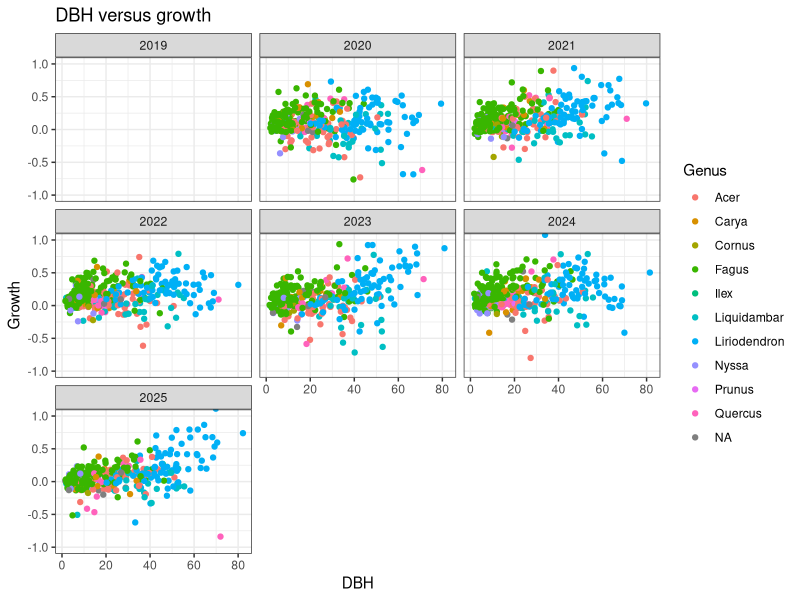
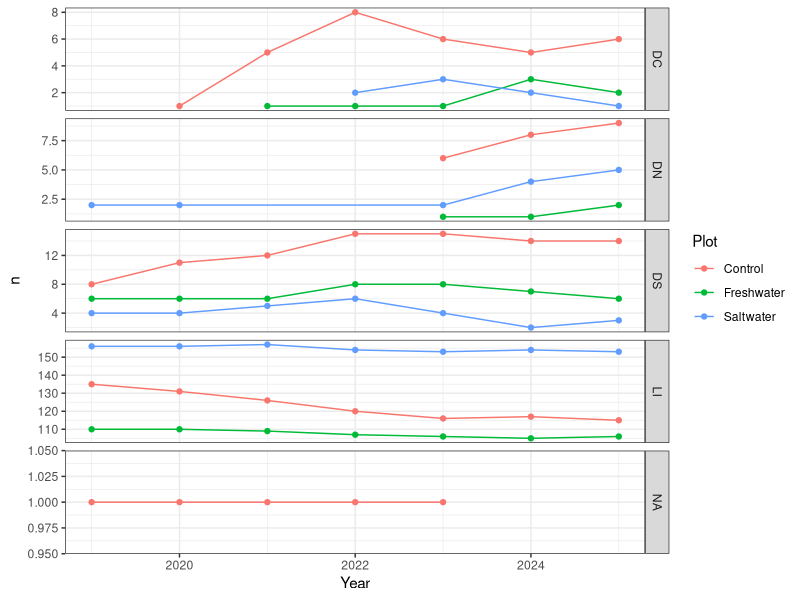
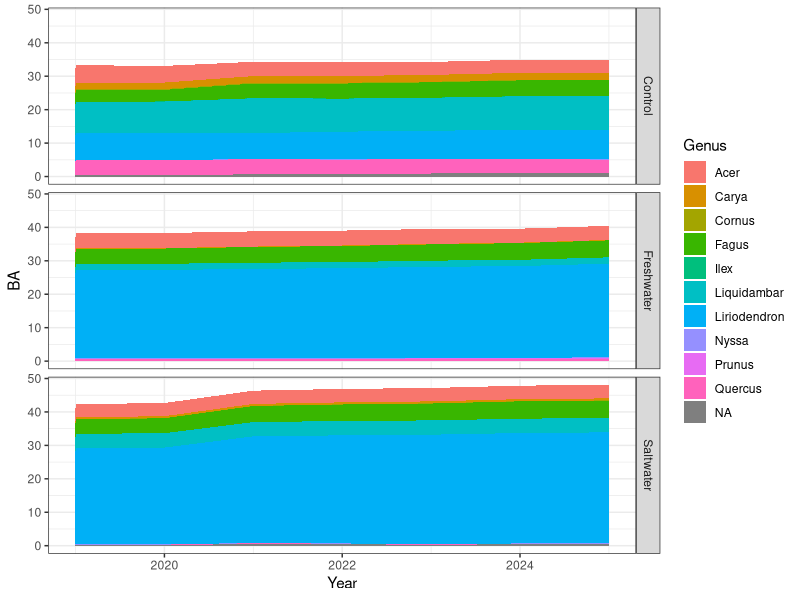
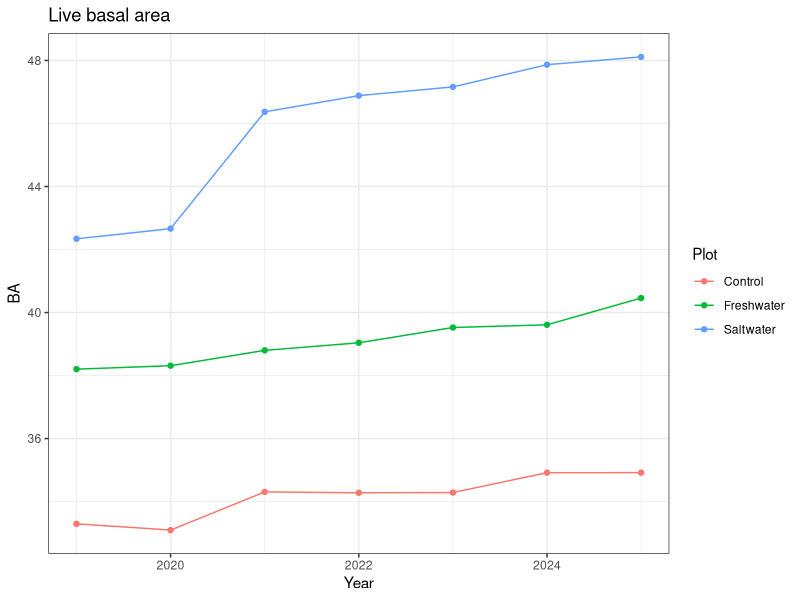
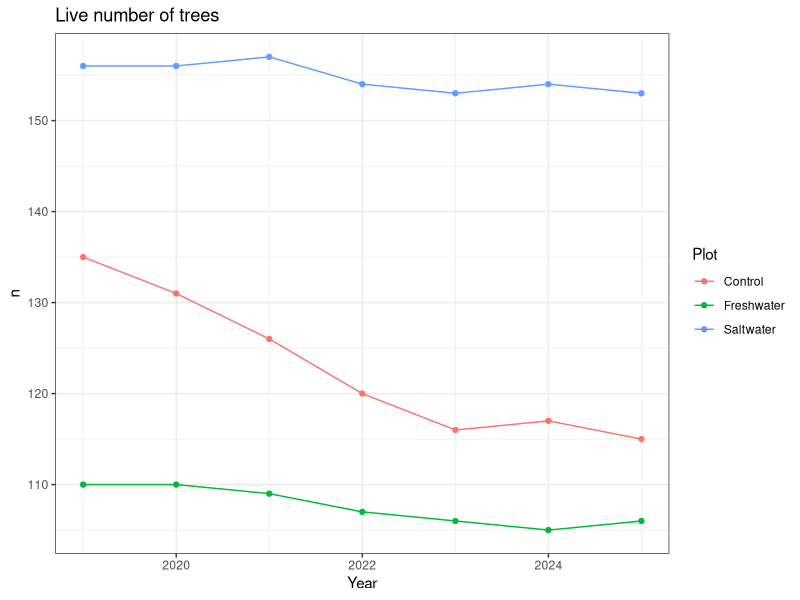

The R source for these figures, in order:
## ---- chunk 1
knitr::opts_chunk$set(echo = TRUE)

# QA/QC and summarize the TEMPEST inventory data
# BBL March 22022

library(readr)
library(dplyr)
library(tidyr)
library(ggplot2)
theme_set(theme_bw())
## ---- chunk 2
inv <- read_csv("../Data/tree_inventory/inventory.csv",
                col_types = cols(
                    Plot = col_character(),
                    Section = col_character(),
                    Tag = col_double(),
                    Grid = col_character(),
                    DBH_2019 = col_double(),
                    Date_2019 = col_date(format = ""),
                    Species_code = col_character(),
                    Status_2019 = col_character(),
                    DBH_2020 = col_double(),
                    Date_2020 = col_date(format = ""),
                    Status_2020 = col_character(),
                    Date_2021 = col_date(format = ""),
                    DBH_2021 = col_double(),
                    Status_2021 = col_character(),
                    Date_2022 = col_date(format = ""),
                    DBH_2022 = col_double(),
                    Status_2022 = col_character(),
                    Date_2023 = col_date(format = ""),
                    DBH_2023 = col_double(),
                    Status_2023 = col_character(),
                    Date_2024 = col_date(format = ""),
                    DBH_2024 = col_double(),
                    Status_2024 = col_character(),
                    Date_2025 = col_date(format = ""),
                    DBH_2025 = col_double(),
                    Status_2025 = col_character(),
                    In_Plot = col_logical(),
                    Notes = col_character(),
                    JS_codes = col_character()
                )
)
                
genera <- read_csv("../Data/tree_inventory/species-genera.csv", 
                   col_types = "cc")

# There are some trees in our records that aren't in the plot, because of plot
# relocation several years ago. Remove them
inv <- filter(inv, In_Plot)

# Compute growth
# Growth_{year} is the difference between DBH_{year} and DBH_{year-1}
# It may be negative, because of inaccuracies in hand measurement of DBH
# Also flag resurrection and zombie trees
cn <- colnames(inv)
cn <- cn[grep("DBH_[0-9]{4}$", cn)]
years <- as.integer(gsub("DBH_", "", cn))
for(yr in years[-1]) {
    inv[[paste0("Growth_", yr)]] <- inv[[paste0("DBH_", yr)]] - inv[[paste0("DBH_", yr-1)]]
    inv[[paste0("Resurrect_", yr)]] <- inv[[paste0("Status_", yr)]] == "LI" &
        inv[[paste0("Status_", yr-1)]] %in% c("DS", "DC")
    inv[[paste0("Zombie_", yr)]] <- inv[[paste0("Status_", yr)]] == "DS" &
        inv[[paste0("Status_", yr-1)]] == c("DC")}

# The inventory file is 'wide'; we want it long
# Helper function: pivot_longer and separate {prefix}_{year}
pivot_and_split <- function(df, col_prefix) {
    stopifnot(any(grepl(col_prefix, colnames(df)))) # not present
    newcol <- gsub("_", "", col_prefix)
    df %>%
        select(Plot, Section, Tag, Grid, Species_code, starts_with(col_prefix)) %>%
        pivot_longer(cols = starts_with(col_prefix), values_to = newcol) %>%
        separate(name, into = c("x", "Year")) %>%
        select(-x)
}

# Reshape and split the date_{year}, Status_{year}, and DBH_{year} columns
inv_long_dbh <- pivot_and_split(inv, "DBH_")
inv_long_date <- pivot_and_split(inv, "Date_")
inv_long_growth <- pivot_and_split(inv, "Growth_")
inv_long_resurrect <- pivot_and_split(inv, "Resurrect_")
inv_long_zombie <- pivot_and_split(inv, "Zombie_")
joincols <- c("Plot", "Section", "Tag", "Grid", "Species_code", "Year")
inv %>%
    pivot_and_split("Status_") %>%
    left_join(inv_long_dbh, by = joincols) %>%
    left_join(inv_long_growth, by = joincols) %>%
    left_join(inv_long_resurrect, by = joincols) %>%
    left_join(inv_long_zombie, by = joincols) %>%
    left_join(inv_long_date, by = joincols) %>%
    # clean up
    mutate(Year = as.integer(Year)) %>%
    arrange(Plot, Tag, Year) %>% 
    # add genus information for cleaner graphs
    left_join(genera, by = "Species_code") %>% 
    # status codes propagate to following years
    mutate(Status_original = Status) %>% 
    fill(Status) ->
    inv_long

rm(inv_long_dbh, inv_long_date, inv_long_growth, inv_long_resurrect, inv_long_zombie)
## ---- chunk 3
growth_limits <- c(-1.0, 1.0)
ggplot(inv_long, aes(DBH, Growth, color = Genus)) +
    geom_jitter(na.rm = TRUE) + 
    coord_cartesian(ylim = growth_limits) + 
    ggtitle("DBH versus growth") +
    facet_wrap(~Year)

inv_long %>% 
    filter(Growth >= min(growth_limits), Growth <= max(growth_limits)) %>% 
    group_by(Genus, Year) %>% 
    summarise(Growth = mean(Growth, na.rm = TRUE),
              .groups = "drop") %>% 
    pivot_wider(names_from = "Year", values_from = "Growth") %>% 
    knitr::kable(caption = "Growth by genus and year", digits = 2)

inv_long %>% 
    filter(Growth < min(growth_limits) | Growth > max(growth_limits)) %>% 
    select(Plot, Section, Tag, Grid, Species_code, Year, Status, DBH, Growth) %>% 
    knitr::kable(caption = "Extreme growth values")
## ---- chunk 4
inv_long %>% 
    filter(Resurrect) %>% 
    select(Plot, Section, Tag, Grid, Species_code, Year, Status, DBH) %>% 
    knitr::kable()
## ---- chunk 5
inv_long %>% 
    filter(Zombie) %>% 
    select(Plot, Section, Tag, Grid, Species_code, Year, Status, DBH) %>% 
    knitr::kable()
## ---- chunk 6
inv_long %>% 
    filter(!Status %in% c("LI", "DS", "DC", "DN")) %>% 
    knitr::kable(caption = "Bad status")

inv_long %>% 
    filter(DBH < 1) %>% 
    knitr::kable(caption = "Bad DBH")

inv_long %>%
    filter(Status == "LI", is.na(Species_code)) %>%
    group_by(Plot, Section, Tag, Grid, Species_code) %>% 
    summarise(Year = paste(Year, collapse = ", "), .groups = "drop") %>% 
    knitr::kable(caption = "Live tree, unknown species")
## ---- chunk 7
# Number of trees
inv_long %>%
    group_by(Plot, Year, Status) %>%
    summarise(n = n(), .groups = "drop") %>%
    ggplot(aes(Year, n, color = Plot, group = Plot)) +
    geom_point() +
    geom_line() +
    facet_grid(Status~., scales = "free")
## ---- chunk 8
# Live trees species mix
inv_long %>%
    filter(Status == "LI") %>%
    group_by(Plot, Year, Genus) %>%
    summarise(n = n(),
              BA = sum(((DBH / 100) / 2) ^ 2 * pi, na.rm = TRUE) * 10000 / (50 * 40),
              .groups = "drop") ->
    species_mix

# Make a table of fractional BA
species_mix %>% 
    filter(Year == max(Year)) %>% 
    group_by(Plot) %>% 
    mutate(BA_frac = BA / sum(BA)) %>% 
    knitr::kable(caption = "Basal area by plot and species")

# Live trees BA
ggplot(species_mix, aes(Year, BA, fill = Genus)) +
    geom_area(position="stack") +
    facet_grid(Plot~.)
## ---- chunk 9
species_mix %>%
    group_by(Plot, Year) %>%
    summarise(n = sum(n),
              BA = sum(BA, na.rm = TRUE),
              .groups = "drop") ->
    plot_totals

ggplot(plot_totals, aes(Year, BA, color = Plot, group = Plot)) + geom_point() + geom_line() + ggtitle("Live basal area")
ggplot(plot_totals, aes(Year, n, color = Plot, group = Plot)) + geom_point() + geom_line() + ggtitle("Live number of trees")
